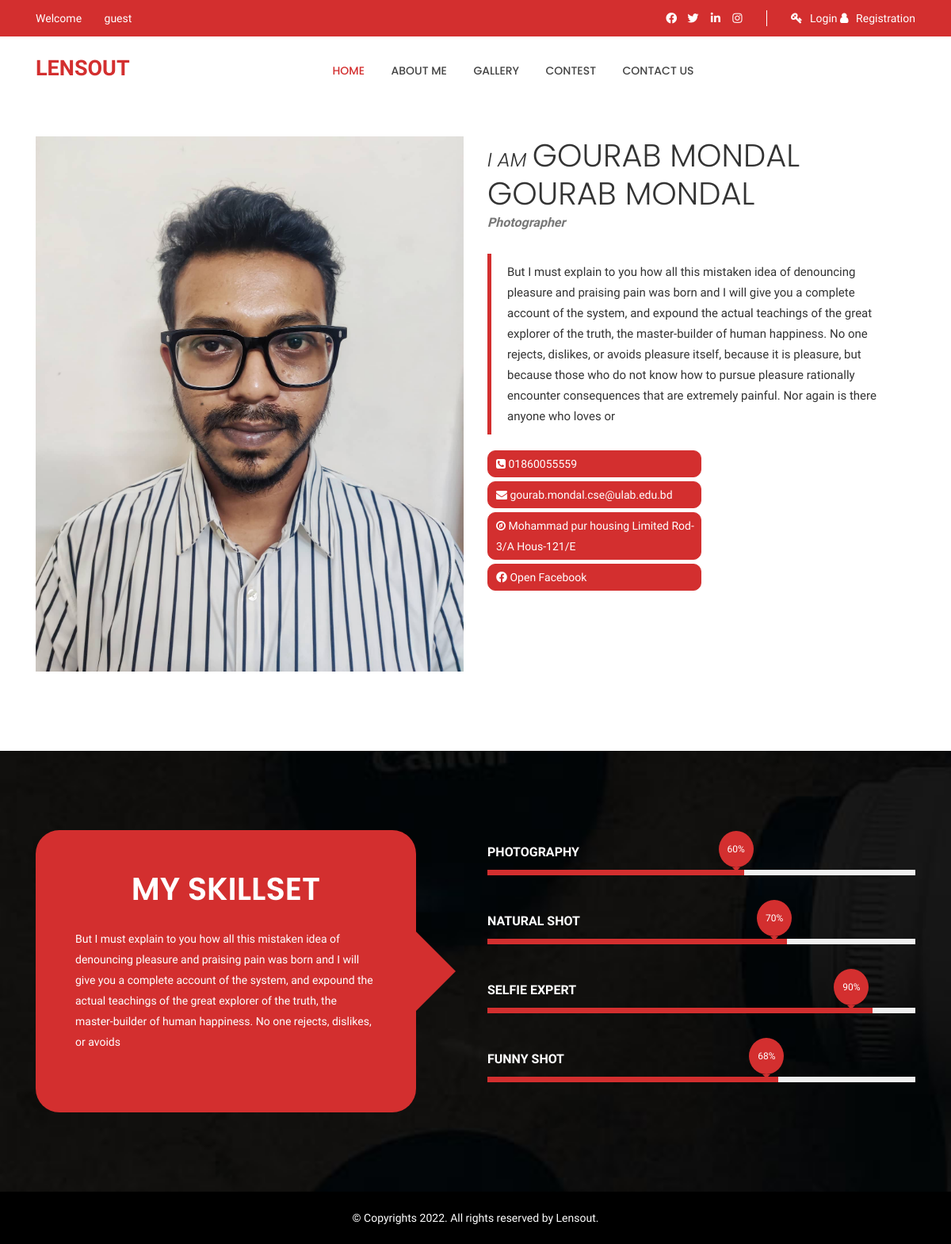
The app's page /accounts/about-me/ with its own data.
### users/models.py (models this page shows, shortened)
class Aboutme(models.Model):
    name = models.CharField(max_length=50, blank=False)
    designation = models.CharField(max_length=50, blank=False)
    photo = models.ImageField(upload_to="myself/", blank=False)
    details = models.TextField(max_length=500, blank=False)
    skills_deatils = models.TextField(max_length=300, blank=False)
    photograpy_skill = models.IntegerField(default=10)
    naturalshot_skill = models.IntegerField(default=10)
    selfiexpert_skill = models.IntegerField(default=10)
    funnyshot_skill = models.IntegerField(default=10)
    phone = models.CharField(max_length=11, blank=False)
    email = models.EmailField(max_length=100, blank=False)
    address = models.CharField(max_length=100, blank=False)
    facebook = models.CharField(max_length=100, blank=False)

### users/views.py (the view)
# urls.py: path('about-me/',views.AboutmeDetails,name='aboutme'),
def AboutmeDetails(request):
    ad = Aboutme.objects.last()
    context = {
        'profile': ad,
    }
    return render(request, 'about-me.html', context)

### templates/about-me.html (shortened to what this page needs)
{% extends 'base.html' %}
{% load static %}
{% block content %}>
   <div class="about-me-area pt-100 pb-100">
            <div class="container">
                <div class="row about-me">
                    <div class="col-lg-6 col-md-12 mb-md-30">
                        <div class="images">
                            <a href="#">
                                <img src="{{ profile.photo.url }}" alt="">
                            </a>
                        </div>
                    </div>
                    <div class="col-lg-6 col-md-12">
                        <div class="my-infos">
                            <h3 class="my-name">I AM <a>{{ profile.name }}</a></h3>
                            <p><span class="my-position">{{ profile.designation }}</span></p>
                            <blockquote>
                                {{ profile.details }}
                            </blockquote>
                        </div>
                        <div class="flex call-info">
                                    <div class="col">
                                        <div class="contact-box">
                                            <i class="fa fa-phone-square" aria-hidden="true"></i> <span><a href="tel:+88{{ profile.phone }}">{{ profile.phone }}</a></span>
                                        </div>
                                    </div>
                                    <div class="col">
                                        <div class="contact-box">
                                            <i class="fa fa-envelope" aria-hidden="true"></i> <span>{{ profile.email }}</span>
                                        </div>
                                    </div>
                                    <div class="col">
                                        <div class="contact-box">
                                            <i class="fa fa-compass" aria-hidden="true"></i> <span>{{ profile.address }}</span>
                                        </div>
                                    </div>
                                    <div class="col">
                                        <div class="contact-box">
                                            <i class="fab fa-facebook" aria-hidden="true"></i><span><a href="{{ profile.facebook }}"> Open Facebook</a></span>
                                        </div>
                                    </div>
                                </div>
                    </div>
                </div>
            </div>
        </div>
   <div class="skill-bar-area pt-100 pb-100">
            <div class="container">
                <div class="row">
                    <div class="col-lg-6 col-md-12">
                        <div class="skill-info">
                            <h3>My Skillset</h3>
                            <p>{{ profile.skills_deatils }}</p>
                        </div>
                    </div>
                    <div class="col-lg-6 col-md-12">
                        <div class="skill-content-3">
                            <div class="skill">
                                <div class="progress">
                                    <div class="lead">Photography</div>
                                    <div class="progress-bar wow fadeInLeft" data-progress="{{ profile.photograpy_skill }}%" style="width: {{ profile.photograpy_skill }}%;" data-wow-duration="1.5s" data-wow-delay="1.2s"> <span>{{ profile.photograpy_skill }}%</span></div>
                                </div>
                                <div class="progress">
                                    <div class="lead">Natural Shot</div>
                                    <div class="progress-bar wow fadeInLeft" data-progress="{{ profile.naturalshot_skill }}%" style="width:{{ profile.naturalshot_skill }}%;" data-wow-duration="1.5s" data-wow-delay="1.2s"><span>{{ profile.naturalshot_skill }}%</span> </div>
                                </div>
                                <div class="progress">
                                    <div class="lead">Selfie Expert</div>
                                    <div class="progress-bar wow fadeInLeft" data-progress="{{ profile.selfiexpert_skill }}%" style="width: {{ profile.selfiexpert_skill }}%;" data-wow-duration="1.5s" data-wow-delay="1.2s"><span>{{ profile.selfiexpert_skill }}%</span> </div>
                                </div>
                                <div class="progress">
                                    <div class="lead">Funny Shot</div>
                                    <div class="progress-bar wow fadeInLeft" data-progress="{{ profile.funnyshot_skill }}%" style="width: {{ profile.funnyshot_skill }}%;" data-wow-duration="1.5s" data-wow-delay="1.2s"><span>{{ profile.funnyshot_skill }}%</span> </div>
                                </div>
                            </div>
                        </div>
                    </div>
                </div>
            </div>
        </div>
{% endblock %}

### templates/about-me.html (style rules this page uses)
.col { width: 50%; max-width: 100%; padding: 3px 0px; border-radius: 10px; border: 1px solid #d32f2f; margin-bottom: 5px; padding-left: 10px; background: #d32f2f; color: white; }
.col,a { color: white; }

### records on screen
Aboutme: photo (picture), name "GOURAB MONDAL GOURAB MONDAL", designation "Photographer", details "But I must explain to you how all this mistaken idea of denouncing pleasure and praising pain was born and I will give you a complete account of the system, and expound the actual teachings of the great explorer of the truth, the master-builder of human happiness. No one rejects, dislikes, or avoids pleasure itself, because it is pleasure, but because those who do not know how to pursue pleasure rationally encounter consequences that are extremely painful. Nor again is there anyone who loves or", phone "01860055559", email "gourab.mondal.cse@ulab.edu.bd", address "Mohammad pur housing Limited Rod-3/A Hous-121/E", skills_deatils "But I must explain to you how all this mistaken idea of denouncing pleasure and praising pain was born and I will give you a complete account of the system, and expound the actual teachings of the great explorer of the truth, the master-builder of human happiness. No one rejects, dislikes, or avoids", photograpy_skill "60", naturalshot_skill "70", selfiexpert_skill "90", funnyshot_skill "68"
